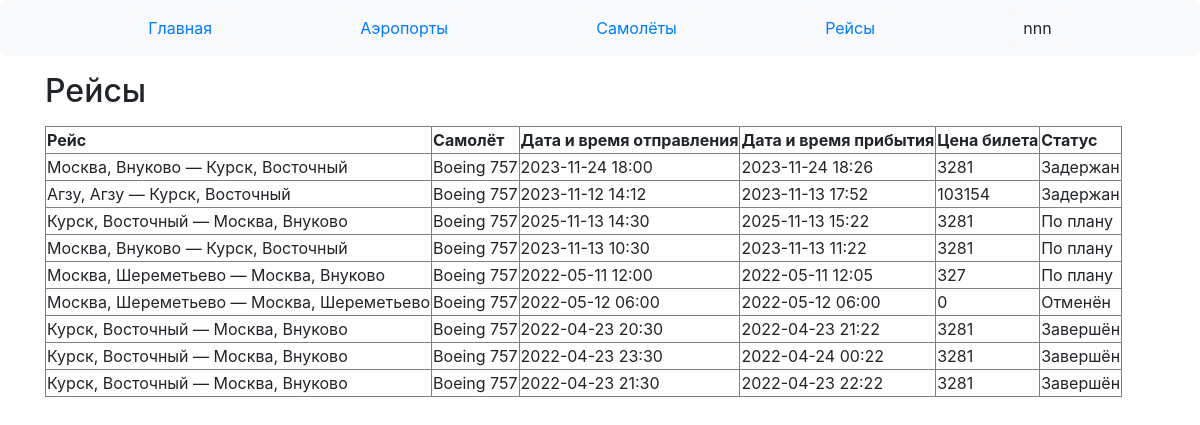
Page /manager/flights (signed in) on the committed database.
### data/users.py (models this page shows, shortened)
class User(SqlAlchemyBase, UserMixin):
    __tablename__ = 'Users'
    id = sa.Column(sa.Integer, primary_key=True, autoincrement=True, unique=True, nullable=False)
    name = sa.Column(sa.String, nullable=False)
    email = sa.Column(sa.String, unique=True, nullable=False)
    hashed_password = sa.Column(sa.String, nullable=False)
    is_manager = sa.Column(sa.Boolean, nullable=False)
    created_date = sa.Column(sa.DateTime, default=datetime.datetime.now, nullable=False)

### data/airports.py (models this page shows)
class Airport(SqlAlchemyBase):
    __tablename__ = 'Airports'
    id = sa.Column(sa.Integer, primary_key=True, autoincrement=True, unique=True, nullable=False)
    name = sa.Column(sa.String, nullable=False)
    city = sa.Column(sa.String, nullable=False)

### data/flights.py (models this page shows)
class Flight(SqlAlchemyBase):
    __tablename__ = 'Flights'
    id = sa.Column(sa.Integer, primary_key=True, autoincrement=True, unique=True, nullable=False)
    dept_airport_id = sa.Column(sa.Integer, sa.ForeignKey('Airports.id'), nullable=False)
    dest_airport_id = sa.Column(sa.Integer, sa.ForeignKey('Airports.id'), nullable=False)
    plane_id = sa.Column(sa.Integer, sa.ForeignKey('Planes.id'), nullable=False)
    dept_datetime = sa.Column(sa.DateTime, nullable=False)
    dest_datetime = sa.Column(sa.DateTime, nullable=False)
    price = sa.Column(sa.Integer, nullable=False)
    status_id = sa.Column(sa.Integer, sa.ForeignKey('Statuses.id'), nullable=False)

### data/planes.py (models this page shows)
class Plane(SqlAlchemyBase):
    __tablename__ = 'Planes'
    id = sa.Column(sa.Integer, primary_key=True, autoincrement=True, unique=True, nullable=False)
    name = sa.Column(sa.String, unique=True, nullable=False)
    rows_num = sa.Column(sa.Integer, nullable=False)
    columns_num = sa.Column(sa.Integer, nullable=False)
    flight_cost_per_1000_km = sa.Column(sa.Integer, nullable=False)
    average_speed = sa.Column(sa.Integer, nullable=False)

### data/statuses.py (models this page shows)
class Status(SqlAlchemyBase):
    __tablename__ = 'Statuses'
    id = sa.Column(sa.Integer, primary_key=True, autoincrement=True, unique=True, nullable=False)
    name = sa.Column(sa.String, unique=True, nullable=False)

### main.py (the view)
@app.route('/manager/flights', methods=['GET', 'POST'])
def manager_flights():
    db_sess = db_session.create_session()
    update_flights_status()
    return render_template('manager_flights.html',
                           dept_airports=db_sess.query(airports.Airport)
                           .join(flights.Flight, flights.Flight.dept_airport_id == airports.Airport.id),
                           dest_airports=db_sess.query(airports.Airport)
                           .join(flights.Flight, flights.Flight.dest_airport_id == airports.Airport.id),
                           table=db_sess.query(flights.Flight, planes.Plane, statuses.Status).filter(
                               flights.Flight.plane_id == planes.Plane.id,
                               flights.Flight.status_id == statuses.Status.id))

### data/db_session.py (called while the page is built)
def create_session() -> Session:
    global __factory
    return __factory()

### main.py (called while the page is built)
def update_flights_status():
    ZERO_TD = datetime.timedelta(minutes=0)
    BOARDING_TD = datetime.timedelta(minutes=40)
    db_sess = db_session.create_session()
    now = datetime.datetime.now()
    status_query = db_sess.query(statuses.Status)
    for flight, status in db_sess.query(flights.Flight, statuses.Status).filter(
            flights.Flight.status_id == statuses.Status.id).all():
        if status.name in ('Отменён', 'Завершён'):
            continue
        if flight.dest_datetime < now:
            flight.status_id = status_query.filter(statuses.Status.name == 'Завершён').first().id
        elif ZERO_TD < flight.dept_datetime - now < BOARDING_TD:
            flight.status_id = status_query.filter(statuses.Status.name == 'Посадка').first().id
    db_sess.commit()

@login_manager.user_loader
def load_user(user_id):
    db_sess = db_session.create_session()
    return db_sess.query(User).get(user_id)

### templates/manager_flights.html (shortened to what this page needs)
{% extends "base_manager.html" %}
{% block content %}
<p><h2>Рейсы</h2><p>
    <table border="">
        <tr>
            <td><b>Рейс</b></td>
            <td><b>Самолёт</b></td>
            <td><b>Дата и время отправления</b></td>
            <td><b>Дата и время прибытия</b></td>
            <td><b>Цена билета</b></td>
            <td><b>Статус</b></td>
        </tr>
        {% for flight, plane, status in table.all() %}
        <tr>
            {% set i = loop.index0 %}
            <td>{{ dept_airports[i].city }}, {{ dept_airports[i].name }} —
                {{ dest_airports[i].city }}, {{ dest_airports[i].name }}</td>
            <td>{{ plane.name }}</td>
            <td>{{ ':'.join(flight.dept_datetime.__str__().split(':')[:-1]) }}</td>
            <td>{{ ':'.join(flight.dest_datetime.__str__().split(':')[:-1]) }}</td>
            <td>{{ flight.price }}</td>
            <td>{{ status.name }}</td>
        </tr>
        {% endfor %}
    </table>
{% endblock %}

### templates/base.html (shortened to what this page needs)
<!doctype html>
<html lang="en">
<head>
    <link rel="stylesheet"
          href="https://stackpath.bootstrapcdn.com/bootstrap/4.4.1/css/bootstrap.min.css"
>
</head>
<body>
<header>
    <nav class="navbar navbar-light bg-light">
        {% if current_user.is_authenticated %}
            {% block header %}{% endblock %}
            <div class="dropdown navbar navbar-light bg-light">
                <a class="dropbtn">{{ current_user.name }}</a>
            </div>
        {% endif %}
    </nav>
</header>
<main role="main" class="container">
    {% block content %}{% endblock %}
</main>
</body>
</html>

### templates/base.html (style rules this page uses)
.navbar { margin-left: 0; margin-right: 0; display: flex; justify-content: space-evenly; border-radius: 7px; }
.dropdown { display: inline-block; }

### rows in the picture
User: name "nnn"
Flight: name "Boeing 757", dept_datetime "2023-11-24 18:00", dest_datetime "2023-11-24 18:26", price "3281", name "Задержан"
Airport: city "Москва", name "Внуково"
Airport: city "Курск", name "Восточный"
Flight: name "Boeing 757", dept_datetime "2023-11-12 14:12", dest_datetime "2023-11-13 17:52", price "103154", name "Задержан"
Airport: city "Агзу", name "Агзу"
Flight: name "Boeing 757", dept_datetime "2025-11-13 14:30", dest_datetime "2025-11-13 15:22", price "3281", name "По плану"
Flight: name "Boeing 757", dept_datetime "2023-11-13 10:30", dest_datetime "2023-11-13 11:22", price "3281", name "По плану"
Flight: name "Boeing 757", dept_datetime "2022-05-11 12:00", dest_datetime "2022-05-11 12:05", price "327", name "По плану"
Airport: city "Москва", name "Шереметьево"
Flight: name "Boeing 757", dept_datetime "2022-05-12 06:00", dest_datetime "2022-05-12 06:00", price "0", name "Отменён"
Flight: name "Boeing 757", dept_datetime "2022-04-23 20:30", dest_datetime "2022-04-23 21:22", price "3281", name "Завершён"
Flight: name "Boeing 757", dept_datetime "2022-04-23 23:30", dest_datetime "2022-04-24 00:22", price "3281", name "Завершён"
Flight: name "Boeing 757", dept_datetime "2022-04-23 21:30", dest_datetime "2022-04-23 22:22", price "3281", name "Завершён"
